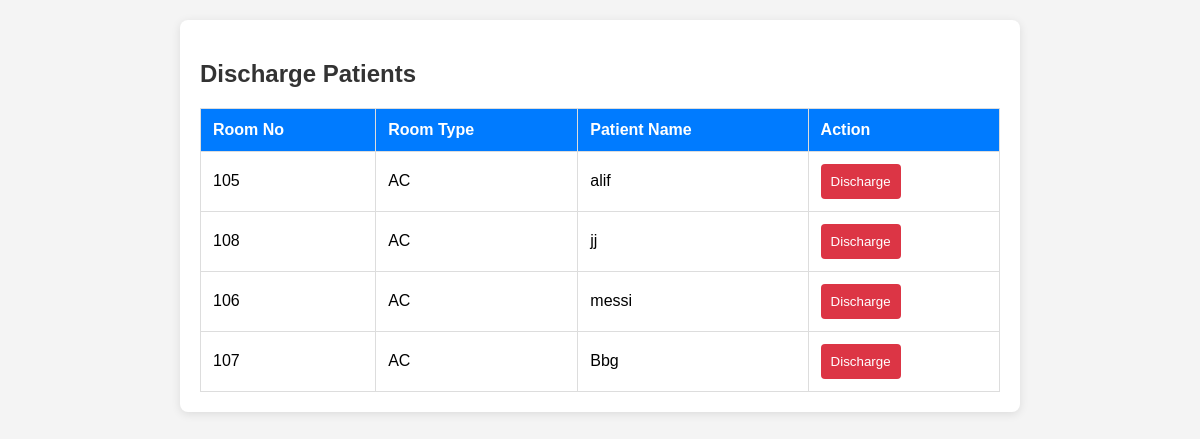
Page /discharge.php on the committed database.
### tables this page shows
CREATE TABLE `rooms` (
  `room_no` int(11) NOT NULL,
  `type` varchar(50) DEFAULT NULL,
  `patient_id` int(11) DEFAULT NULL,
  `admitted_at` timestamp NOT NULL DEFAULT current_timestamp(),
  `discharge_time` datetime DEFAULT NULL,
  `nurse_id` int(11) DEFAULT NULL
);

CREATE TABLE `patients` (
  `patient_id` int(11) NOT NULL,
  `name` varchar(100) DEFAULT NULL,
  `age` int(11) DEFAULT NULL,
  `user_ID` int(11) DEFAULT NULL
);

### discharge.php (the view, shortened to what this page needs)
<?php
include("connection.php");
$patients = [];
$query = "SELECT r.room_no, r.type AS room_type, p.name, r.patient_id
          FROM rooms r
          JOIN patients p ON r.patient_id = p.patient_id
          WHERE r.patient_id IS NOT NULL";
if ($result = $con->query($query)) {
    while ($row = $result->fetch_assoc()) {
        $patients[] = $row;
    }
}
?>
<!DOCTYPE html>
<html lang="en">
<head>
</head>
<body>
    <div class="container">
        <h2>Discharge Patients</h2>
        <?php if (!empty($patients)): ?>
            <table>
                <tr>
                    <th>Room No</th>
                    <th>Room Type</th>
                    <th>Patient Name</th>
                    <th>Action</th>
                </tr>
                <?php foreach ($patients as $patient): ?>
                    <tr>
                        <td><?php echo htmlspecialchars($patient['room_no']); ?></td>
                        <td><?php echo htmlspecialchars($patient['room_type']); ?></td>
                        <td><?php echo htmlspecialchars($patient['name']); ?></td>
                        <td>
                            <form method="POST" action="">
                                <button type="submit">Discharge</button>
                            </form>
                        </td>
                    </tr>
                <?php endforeach; ?>
            </table>
        <?php else: ?>
            <p>No patients available for discharge.</p>
        <?php endif; ?>
    </div>
</body>
</html>

### discharge.php (style rules this page uses)
body { font-family: Arial, sans-serif; margin: 0; padding: 20px; background-color: #f4f4f4; }
.container { max-width: 800px; margin: 0 auto; background-color: #fff; padding: 20px; border-radius: 8px; box-shadow: 0 2px 10px rgba(0, 0, 0, 0.1); }
h2 { color: #333; }
table { width: 100%; border-collapse: collapse; }
th, td { padding: 12px; border: 1px solid #ddd; text-align: left; }
th { background-color: #007bff; color: white; }
button { background-color: #dc3545; color: white; border: none; padding: 10px; cursor: pointer; border-radius: 4px; }

### rows in the picture
rooms: room_no "105", type "AC", patient.name "alif"
rooms: room_no "108", type "AC", patient.name "jj"
rooms: room_no "106", type "AC", patient.name "messi"
rooms: room_no "107", type "AC", patient.name "Bbg"
